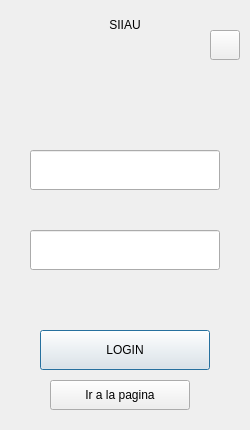
<?xml version="1.0" encoding="UTF-8"?>
<ui version="4.0">
 <class>Dialog</class>
 <widget class="QDialog" name="Dialog">
  <property name="geometry">
   <rect>
    <x>0</x>
    <y>0</y>
    <width>250</width>
    <height>430</height>
   </rect>
  </property>
  <property name="windowTitle">
   <string>Dialog</string>
  </property>
  <widget class="QLabel" name="lblLogo">
   <property name="geometry">
    <rect>
     <x>45</x>
     <y>0</y>
     <width>160</width>
     <height>50</height>
    </rect>
   </property>
   <property name="text">
    <string>SIIAU</string>
   </property>
   <property name="alignment">
    <set>Qt::AlignCenter</set>
   </property>
  </widget>
  <widget class="QWidget" name="widget" native="true">
   <property name="geometry">
    <rect>
     <x>0</x>
     <y>20</y>
     <width>250</width>
     <height>410</height>
    </rect>
   </property>
   <widget class="QPushButton" name="btnLogin">
    <property name="geometry">
     <rect>
      <x>40</x>
      <y>310</y>
      <width>170</width>
      <height>40</height>
     </rect>
    </property>
    <property name="cursor">
     <cursorShape>PointingHandCursor</cursorShape>
    </property>
    <property name="text">
     <string>LOGIN</string>
    </property>
   </widget>
   <widget class="QLineEdit" name="lineEditPass">
    <property name="geometry">
     <rect>
      <x>30</x>
      <y>210</y>
      <width>190</width>
      <height>40</height>
     </rect>
    </property>
    <property name="alignment">
     <set>Qt::AlignCenter</set>
    </property>
   </widget>
   <widget class="QLineEdit" name="lineEditCode">
    <property name="geometry">
     <rect>
      <x>30</x>
      <y>130</y>
      <width>190</width>
      <height>40</height>
     </rect>
    </property>
    <property name="alignment">
     <set>Qt::AlignCenter</set>
    </property>
   </widget>
   <widget class="QPushButton" name="btnClose">
    <property name="geometry">
     <rect>
      <x>210</x>
      <y>10</y>
      <width>30</width>
      <height>30</height>
     </rect>
    </property>
    <property name="cursor">
     <cursorShape>PointingHandCursor</cursorShape>
    </property>
    <property name="text">
     <string/>
    </property>
    <property name="icon">
     <iconset>
      <normaloff>img/close.png</normaloff>img/close.png</iconset>
    </property>
    <property name="iconSize">
     <size>
      <width>30</width>
      <height>30</height>
     </size>
    </property>
   </widget>
   <widget class="QPushButton" name="btnLink">
    <property name="geometry">
     <rect>
      <x>50</x>
      <y>360</y>
      <width>140</width>
      <height>30</height>
     </rect>
    </property>
    <property name="cursor">
     <cursorShape>PointingHandCursor</cursorShape>
    </property>
    <property name="text">
     <string>Ir a la pagina</string>
    </property>
   </widget>
  </widget>
  <zorder>widget</zorder>
  <zorder>lblLogo</zorder>
 </widget>
 <resources/>
 <connections/>
</ui>
